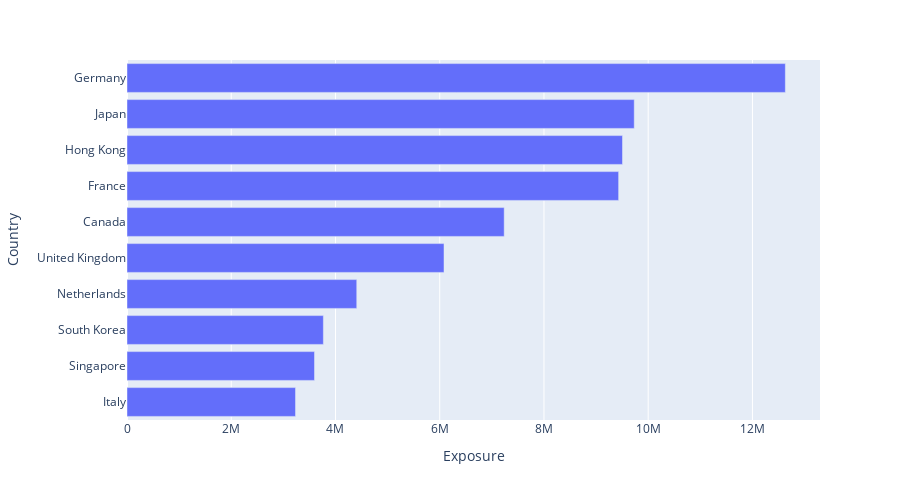

Notebook code for this chart:
### Code cell
top10 = top_gdp.nlargest(10, ['totalcount'])

fig = px.bar(top10, x='totalcount', y='country',
             hover_data=['country', 'totalcount'], orientation='h',
              height=500)
fig.update_layout(yaxis={'categoryorder':'total ascending'})
fig.update_layout(title='',
                  xaxis = dict(title='Exposure'),
                  yaxis = dict(title='Country'))
fig.show()

### Figure 1 — Plotly figure (JSON) as saved in the notebook; plotly's stock layout.template omitted (floating-point values rounded to 4 significant figures)
{"data": [{"alignmentgroup": "True", "hovertemplate": "totalcount=%{x}<br>country=%{y}<extra></extra>", "legendgroup": "", "marker": {"color": "#636efa"}, "name": "", "offsetgroup": "", "orientation": "h", "showlegend": false, "textposition": "auto", "type": "bar", "x": [12631361, 9732132, 9506773, 9432648, 7236864, 6082186, 4408045, 3767539, 3597559, 3233290], "xaxis": "x", "y": ["Germany", "Japan", "Hong Kong", "France", "Canada", "United Kingdom", "Netherlands", "South Korea", "Singapore", "Italy"], "yaxis": "y"}], "layout": {"barmode": "relative", "height": 500, "legend": {"tracegroupgap": 0}, "margin": {"t": 60}, "title": {"text": ""}, "xaxis": {"anchor": "y", "domain": [0, 1], "title": {"text": "Exposure"}}, "yaxis": {"anchor": "x", "categoryorder": "total ascending", "domain": [0, 1], "title": {"text": "Country"}}}}
